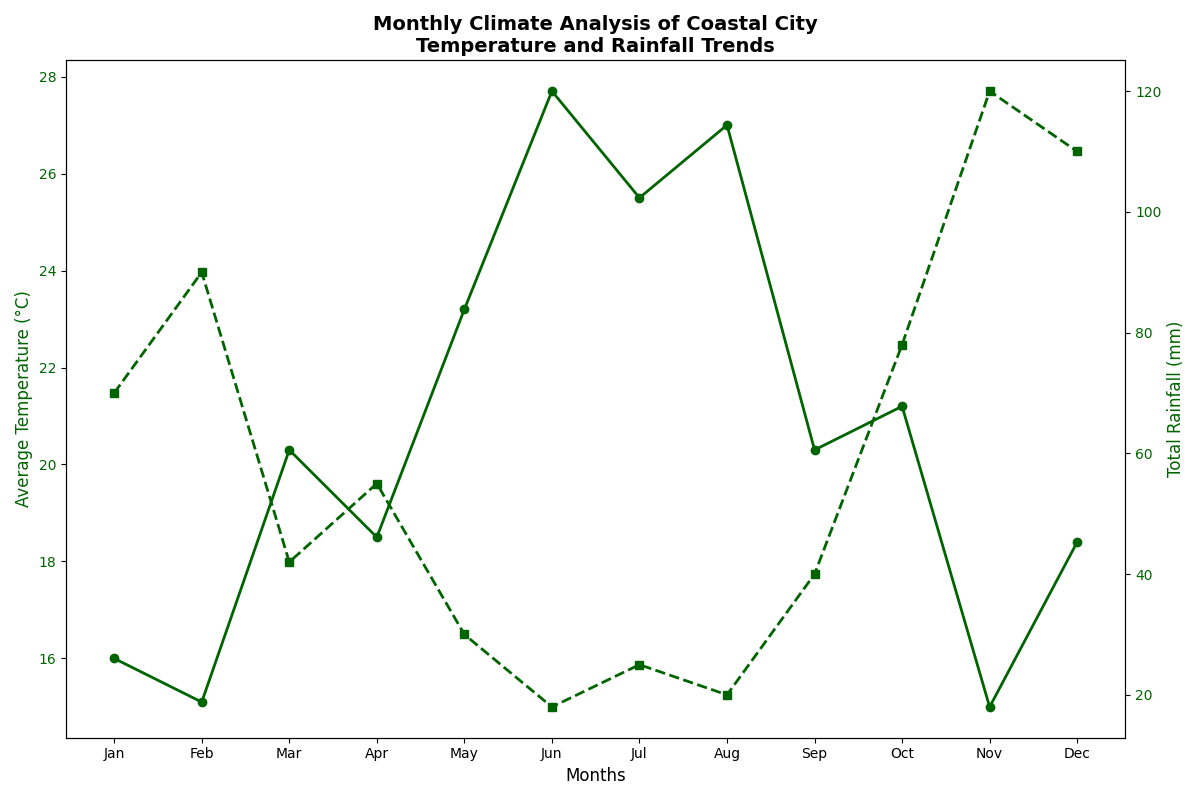

This chart was generated by the following Python code:
import matplotlib.pyplot as plt
import numpy as np

months = ["Jan", "Feb", "Mar", "Apr", "May", "Jun", "Jul", "Aug", "Sep", "Oct", "Nov", "Dec"]
temperatures = [16.0, 15.1, 20.3, 18.5, 23.2, 27.7, 25.5, 27.0, 20.3, 21.2, 15.0, 18.4]
rainfall = [70, 90, 42, 55, 30, 18, 25, 20, 40, 78, 120, 110]

fig, ax1 = plt.subplots(figsize=(12, 8))

common_color = 'darkgreen'
ax1.plot(months, temperatures, color=common_color, marker='o', linestyle='-', linewidth=2)
ax1.set_xlabel('Months', fontsize=12)
ax1.set_ylabel('Average Temperature (°C)', fontsize=12, color=common_color)
ax1.tick_params(axis='y', labelcolor=common_color)

ax2 = ax1.twinx()
ax2.plot(months, rainfall, color=common_color, marker='s', linestyle='--', linewidth=2)
ax2.set_ylabel('Total Rainfall (mm)', fontsize=12, color=common_color)
ax2.tick_params(axis='y', labelcolor=common_color)

plt.title("Monthly Climate Analysis of Coastal City\nTemperature and Rainfall Trends", fontsize=14, fontweight='bold')
plt.tight_layout()
plt.show()
